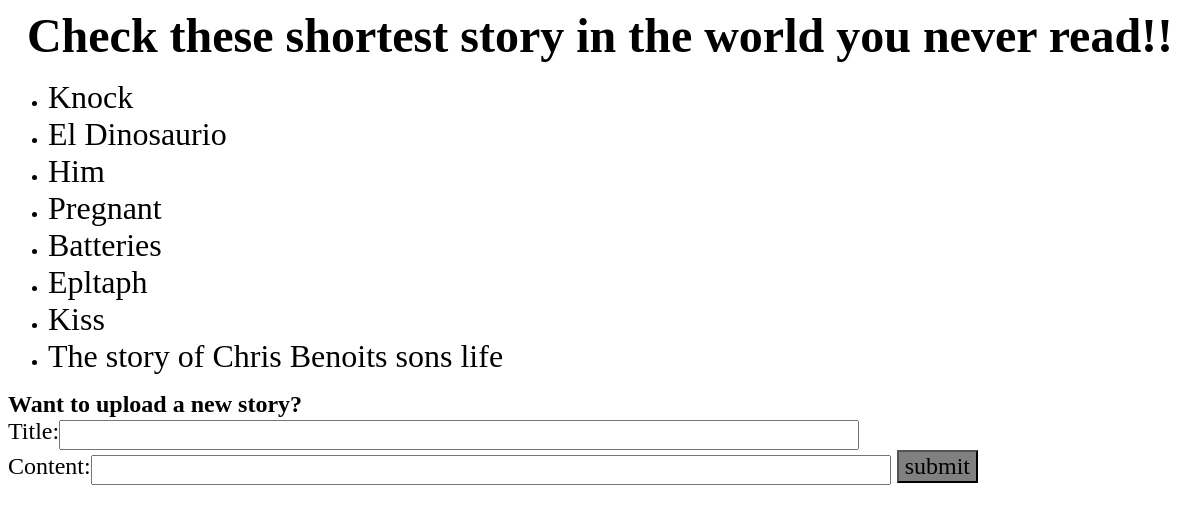
Page /storys/ on the committed database.
### storys/models.py (models this page shows, shortened)
class Story(models.Model):
    title=models.CharField(max_length=50)
    content=models.CharField(max_length=5000)

### storys/templates/storys/index.html (shortened to what this page needs)
{% load staticfiles %}
<link style="text/css" rel="stylesheet" href="{% static 'storys/stylesheet.css'%}"/>
<head>
</head>
<body>
<h1>Check these shortest story in
	the world you never read!!</h1>
{% if story_list %}
    <ul>
    {% for s in story_list %}
        <li><a id="storylist" href="{% url 'detail' s.id%}">{{ s.title }}</a></li>
    {% endfor %}
    </ul>
{% else %}
    <p>No story yet.</p>
{% endif %}
<h3 class="form">Want to upload a new story?</h3>
<form class="form" action="{% url 'newstory' %}" method="post">
	Title:<input class="textfield" type="text" name="title"/><br />
	Content:<input class="textfield" type="text" name="content"/>
	<input class="button" type="submit" value="submit"/>
</form>
</body>

### storys/static/storys/stylesheet.css (style rules this page uses)
h1 { margin: auto; text-align: center; font-family:cursive; font-size:3em; }
h3 { margin: auto; font-family:Tw Cen MT; }
form { margin: auto; }
#storylist { font-size:2em; font-family:Fantasy,cursive; text-decoration:none; color:black; }
.form { font-size:1.5em; font-family:Tw Cen MT; }
.button { margin:auto; background-color:gray; font-family:Tw Cen MT; font-size:1em; }
.textfield { font-family:Tw Cen MT; height:30px; width:800px; }

### rows in the picture
Story: title "Knock"
Story: title "El Dinosaurio"
Story: title "Him"
Story: title "Pregnant"
Story: title "Batteries"
Story: title "Epltaph"
Story: title "Kiss"
Story: title "The story of Chris Benoits sons life"
